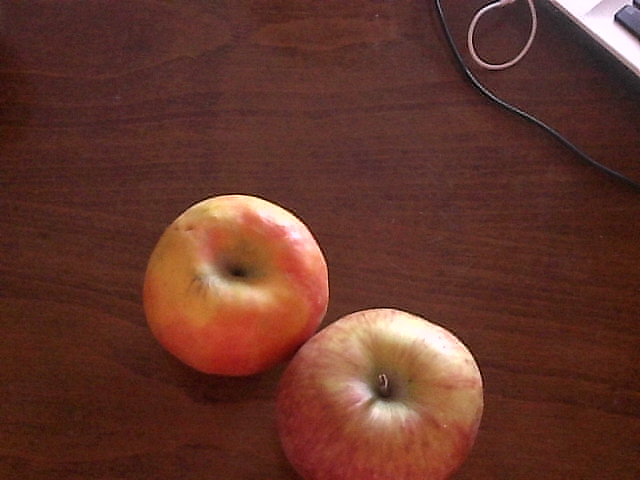
#> input picture image.jpg, 640 x 480 px
$ python approach_1.py
#> lines starting #> are read from the running program, lines starting #| are printed output that depends on the picture; after the words box and inside, x2 and y2 are one past the last pixel; in counts of white or black regions, pixels touching at a corner belong together
import cv2
import numpy as np
import os
from time import sleep
def auto_canny(image, sigma=0.33):
	# compute the median of the single channel pixel intensities
	v = np.median(image)
	# apply automatic Canny edge detection using the computed median
	lower = int(max(0, (1.0 - sigma) * v))
	upper = int(min(255, (1.0 + sigma) * v))
	edged = cv2.Canny(image, lower, upper)
	# return the edged image
	return edged
os.system('fswebcam -r 640x480 --no-banner image.jpg')
sleep(2)
image = cv2.imread('image.jpg')
#> image is the input picture: shape (480, 640, 3); mean B, G, R 42.5, 53.7, 99.2
image_d = image.copy()
img_blur = cv2.GaussianBlur(image, (5,5), 0)
img_ms = cv2.pyrMeanShiftFiltering(img_blur, 10, 90)
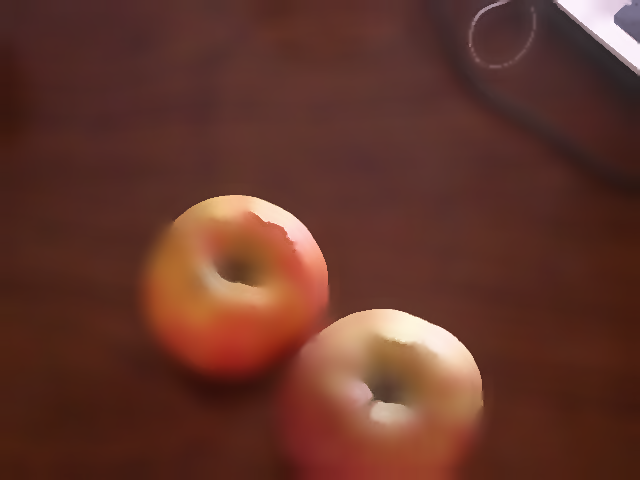
#> img_ms: shape (480, 640, 3); mean B, G, R 42.5, 53.7, 99.2

edge = auto_canny(img_ms)
#> in auto_canny, `v = np.median(image)`: v = 49
#> in auto_canny, `lower = int(max(0, (1.0 - sigma) * v))`: lower = 32
#> in auto_canny, `upper = int(min(255, (1.0 + sigma) * v))`: upper = 65
#> in auto_canny, `edged = cv2.Canny(image, lower, upper)`:
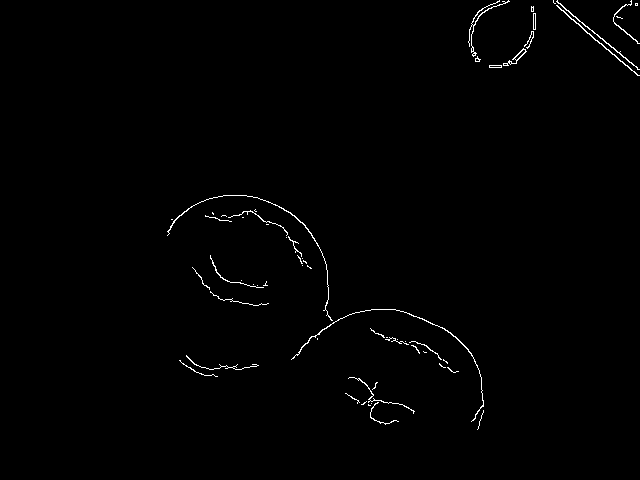
#> edged: shape (480, 640); 0.78% white in thin lines or dots, all inside (x1, y1, x2, y2) = (167, 0, 640, 430)
cnts,_ = cv2.findContours(edge.copy(), cv2.RETR_EXTERNAL,
		cv2.CHAIN_APPROX_SIMPLE)
#> cnts = 59 contours, 49 with area under 20; largest, box (x1, y1, x2, y2) and area: (291, 309, 484, 422) 78, (503, 48, 527, 66) 76, (556, 5, 640, 76) 69, (556, 0, 640, 70) 64, (167, 195, 333, 321) 62
c_num=0
for i,c in enumerate(cnts):
    # draw a circle enclosing the object
    ((x, y), r) = cv2.minEnclosingCircle(c)
    if r>34:
        c_num+=1
        cv2.circle(image_d, (int(x), int(y)), int(r), (0, 255, 0), 2)
        cv2.putText(image_d, "#{}".format(c_num), (int(x) - 10, int(y)),
            cv2.FONT_HERSHEY_SIMPLEX, 0.6, (255, 0, 0), 2)
    else:
        continue
#> this loop made 59 passes
#> (x, y, r) on passes 1, 3, 4, 5, 6, 7, 8, 9, 10, 11, 12, 13: (480, 419.5, 9.96), (371, 403, 0.0001), (384.5, 414.5, 14.98), (363.5, 402.5, 2.92), (352, 397.5, 8.32), (374.5, 385.5, 4.3), (380.5, 395.5, 36.91), (452.5, 369, 5.85), (442, 365, 3.61), (198, 368, 20.62), (445, 361, 2.83), (222, 360, 36.35)
#> (c, x, y, r) on passes 2, 14, 19, 21, 38, 39: ([[368, 404], [368, 405], [370, 405], [369, 405]], 369, 404.5, 1.12), ([[423, 351], [424, 352], [426, 352], [424, 352]], 424.5, 351.5, 1.58), ([[317, 338], [317, 339]], 317, 338.5, 0.5), ([[386, 337], [387, 337]], 386.5, 337, 0.5), ([[266, 224], [268, 224]], 267, 224, 1), ([[171, 219], [172, 219]], 171.5, 219, 0.5)
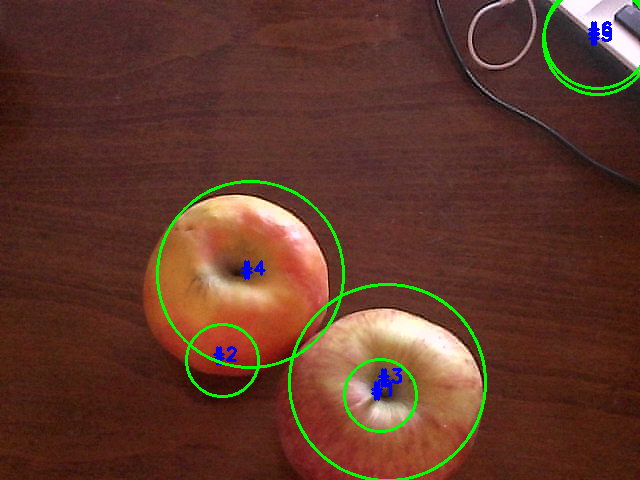
#> image_d: shape (480, 640, 3); 2.28% of pixels changed, all inside (x1, y1, x2, y2) = (156, 0, 640, 480)
#> after the loop, c_num = 6

cv2.imshow("Image with Apples",image)
cv2.imshow("Edge Map", edge)
cv2.imshow("Image with detected Apples",image_d)
cv2.waitKey(0)
cv2.imwrite("image0.png", image)
cv2.imwrite("pic0.png", image_d)
cv2.imwrite("edge0.png", edge)
